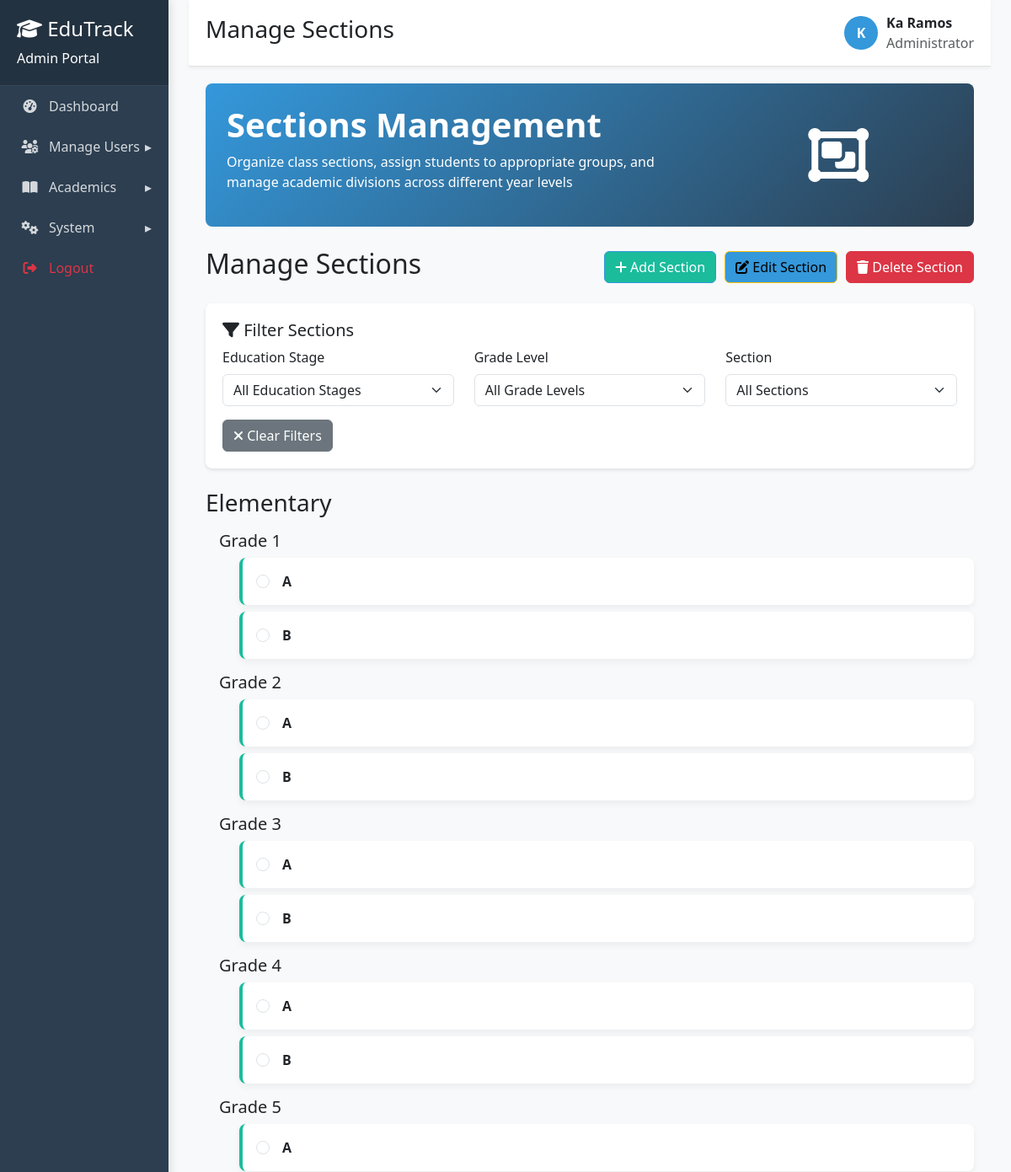
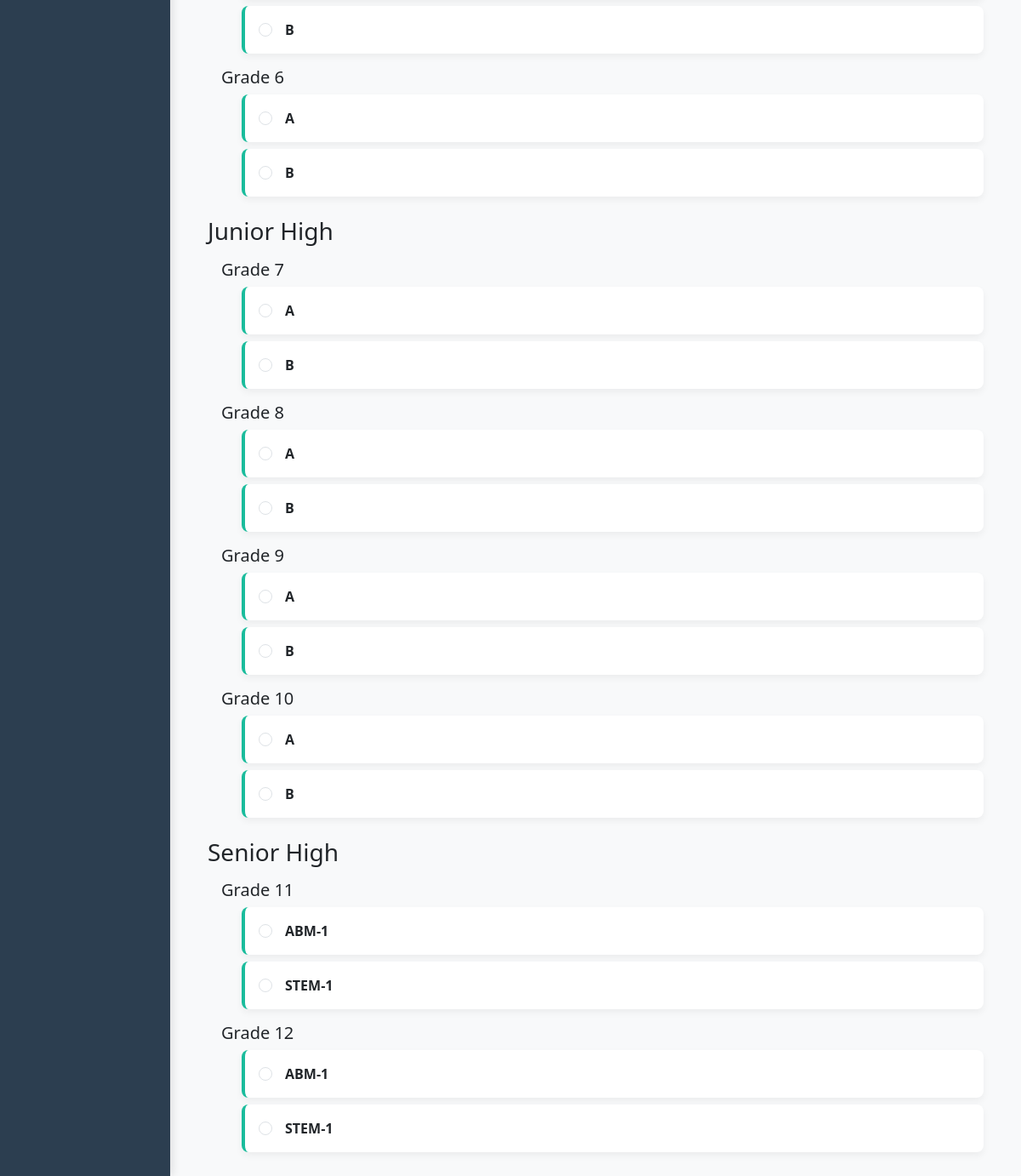
Screenshot of /WEBGRADINGSYSTEMPORTAL-Latest/manage_sections.php (signed in) with the database file from the repository (2 pictures, top to bottom).
### tables this page shows
CREATE TABLE `tbl_accounts` (
  `account_id` int(10) UNSIGNED NOT NULL,
  `username` varchar(80) NOT NULL,
  `password` varchar(255) NOT NULL,
  `role` enum('admin','teacher','student','parent') NOT NULL,
  `first_name` varchar(80) NOT NULL,
  `last_name` varchar(80) NOT NULL,
  `email` varchar(150) DEFAULT NULL,
  `contact_number` varchar(30) DEFAULT NULL,
  `created_at` datetime NOT NULL DEFAULT current_timestamp()
);

CREATE TABLE `tbl_sections` (
  `section_id` int(10) UNSIGNED NOT NULL,
  `year_level_id` int(10) UNSIGNED NOT NULL,
  `strand_id` int(10) UNSIGNED DEFAULT NULL,
  `section_name` varchar(60) NOT NULL
);

CREATE TABLE `tbl_yearlevels` (
  `year_level_id` int(10) UNSIGNED NOT NULL,
  `level_name` varchar(30) NOT NULL,
  `education_stage` enum('Elementary','Junior High','Senior High') NOT NULL
);

### WEBGRADINGSYSTEMPORTAL-Latest/manage_sections.php (the view, shortened to what this page needs)
<?php
require 'db_connect.php';
$adminName = 'Administrator';
$adminInitial = 'A';
try {
    $adminStmt = $conn->prepare("SELECT first_name, last_name, username FROM tbl_accounts WHERE account_id = ?");
    $adminStmt->bind_param("i", $_SESSION['account_id']);
    $adminStmt->execute();
    $adminResult = $adminStmt->get_result();
    $adminData = $adminResult->fetch_assoc();
    if ($adminData) {
        $adminName = $adminData['first_name'] . ' ' . $adminData['last_name'];
        $adminInitial = strtoupper(substr($adminData['first_name'], 0, 1));
    }
} catch (Exception $e) {
}
$sections = [];
$sql = "
    SELECT s.section_id, s.section_name, s.year_level_id, s.strand_id,
           y.level_name, y.education_stage, st.strand_name
    FROM tbl_sections s
    JOIN tbl_yearlevels y ON s.year_level_id = y.year_level_id
    LEFT JOIN tbl_strands st ON s.strand_id = st.strand_id
    ORDER BY y.education_stage, y.year_level_id, st.strand_name, s.section_name
";
$res = $conn->query($sql);
while ($row = $res->fetch_assoc()) {
    $sections[] = $row;
}
?>
<!DOCTYPE html>
<html lang="en">
<head>
    <link rel="stylesheet" href="https://cdn.jsdelivr.net/npm/bootstrap@5.3.0/dist/css/bootstrap.min.css">
    <link rel="stylesheet" href="https://cdnjs.cloudflare.com/ajax/libs/font-awesome/6.4.0/css/all.min.css">
</head>
<body>
    <div class="container-fluid">
        <div class="row">
            <div class="col-md-3 col-lg-2 sidebar">
                <div class="sidebar-header">
                    <h4><i class="fas fa-graduation-cap"></i> EduTrack</h4>
                    <p class="mb-0">Admin Portal</p>
                </div>
<ul class="sidebar-menu">
                    <li><a href="admin_dashboard.php"><i class="fas fa-tachometer-alt"></i><span>Dashboard</span></a></li>
                      <li class="has-submenu">
                        <a href="#"><i class="fas fa-users-cog"></i><span>Manage Users</span></a>
                      </li>
                      <li class="has-submenu">
                        <a href="#"><i class="fas fa-book-open"></i><span>Academics</span></a>
                      </li>
                      <li class="has-submenu">
                        <a href="#"><i class="fas fa-cogs"></i><span>System</span></a>
                      </li>
                      <li><a href="logout.php" class="text-danger" onclick="return confirmLogout()"><i class="fas fa-sign-out-alt"></i><span>Logout</span></a></li>
                    </ul>
            </div>
            <div class="col-md-9 col-lg-10 ml-sm-auto px-4">
                <div class="header">
                    <h3>Manage Sections</h3>
                    <div class="user-info">
    <div class="avatar"><?= $adminInitial ?></div>
    <div>
        <div class="fw-bold"><?= htmlspecialchars($adminName) ?></div>
        <div class="text-muted">Administrator</div>
    </div>
</div>
                </div>
                <div class="main-content">
                    <div class="welcome-section">
                        <div class="row align-items-center">
                            <div class="col-md-8">
                                <h1>Sections Management</h1>
                                <p>Organize class sections, assign students to appropriate groups, and manage academic divisions across different year levels</p>
                            </div>
                            <div class="col-md-4 text-center">
                                <i class="fas fa-object-group fa-4x"></i>
                            </div>
                        </div>
                    </div>
                    <div class="section-actions">
                        <h2>Manage Sections</h2>
                        <div class="action-buttons">
                            <button class="btn btn-primary" data-bs-toggle="modal" data-bs-target="#addSectionModal">
                                <i class="fas fa-plus"></i> Add Section
                            </button>
                            <button class="btn btn-warning" data-bs-toggle="modal" data-bs-target="#editSectionModal">
                                <i class="fas fa-edit"></i> Edit Section
                            </button>
                            <button class="btn btn-danger" data-bs-toggle="modal" data-bs-target="#deleteSectionModal">
                                <i class="fas fa-trash"></i> Delete Section
                            </button>
                        </div>
                    </div>
                    <div class="filters-section">
                        <h5><i class="fas fa-filter"></i> Filter Sections</h5>
                        <div class="row">
                            <div class="col-md-4">
                                <label class="form-label">Education Stage</label>
                                <select id="filter_stage" class="form-select">
                                    <option value="">All Education Stages</option>
                                </select>
                            </div>
                            <div class="col-md-4">
                                <label class="form-label">Grade Level</label>
                                <select id="filter_grade" class="form-select">
                                    <option value="">All Grade Levels</option>
                                </select>
                            </div>
                            <div class="col-md-4">
                                <label class="form-label">Section</label>
                                <select id="filter_section" class="form-select">
                                    <option value="">All Sections</option>
                                </select>
                            </div>
                        </div>
                        <div class="row mt-3">
                            <div class="col-12">
                                <button class="btn btn-secondary" onclick="clearFilters()">
                                    <i class="fas fa-times"></i> Clear Filters
                                </button>
                            </div>
                        </div>
                    </div>
                    <div id="sections-container">
                        <?php
                        $current_stage = "";
                        $current_year = "";
                        foreach ($sections as $sec) {
                            if ($current_stage !== $sec['education_stage']) {
                                if ($current_stage !== "") {
                                    echo "</div></div>";
                                }
                                $current_stage = $sec['education_stage'];
                                echo "<div class='education-stage' data-stage='" . htmlspecialchars($current_stage) . "'>";
                                echo "<h3 class='mt-4'>" . htmlspecialchars($current_stage) . "</h3>";
                                $current_year = "";
                            }
                            if ($current_year !== $sec['level_name']) {
                                if ($current_year !== "") {
                                    echo "</div>";
                                }
                                $current_year = $sec['level_name'];
                                $current_year_id = $sec['year_level_id'];
                                echo "<div class='grade-level ms-3' data-grade='" . $current_year_id . "'>";
                                echo "<h5 class='mt-3'>" . htmlspecialchars($current_year) . "</h5>";
                            }
                            echo "<div class='card p-3 mb-2 ms-4 section-card section-item'
                                        data-section-id='" . $sec['section_id'] . "'
                                        data-stage='" . htmlspecialchars($sec['education_stage']) . "'
                                        data-grade='" . $sec['year_level_id'] . "'>
                                    <div class='section-card-content'>
                                        <div class='section-checkbox'>
                                            <input type='radio' name='selected_section' value='{$sec['section_id']}'
                                                data-name='" . htmlspecialchars($sec['section_name']) . "'
                                                data-year='{$sec['year_level_id']}'
                                                data-strand='{$sec['strand_id']}'
                                                class='form-check-input'>
                                        </div>
                                        <div class='section-details'>
                                            <strong>" . htmlspecialchars($sec['section_name']) . "</strong>";
                            echo "          </div>
                                    </div>
                                  </div>";
                        }
                        if ($current_stage !== "") {
                            echo "</div></div>";
                        }
                        ?>
                    </div>
                </div>
            </div>
        </div>
    </div>
</body>
</html>

### WEBGRADINGSYSTEMPORTAL-Latest/manage_sections.php (style rules this page uses)
.has-submenu > a::after { content: "▸"; float: right; }
:root { --primary: #2c3e50; --secondary: #3498db; --accent: #1abc9c; --light: #ecf0f1; --dark: #34495e; }
body { background-color: #f8f9fa; font-family: 'Segoe UI', Tahoma, Geneva, Verdana, sans-serif; }
.sidebar { background-color: var(--primary); color: white; min-height: 100vh; padding: 0; box-shadow: 3px 0 10px rgba(0,0,0,0.1); }
.sidebar-header { padding: 20px; background-color: rgba(0,0,0,0.2); border-bottom: 1px solid rgba(255,255,255,0.1); }
.sidebar-menu { list-style: none; padding: 0; margin: 0; }
.sidebar-menu li { width: 100%; }
.sidebar-menu a { color: rgba(255,255,255,0.8); text-decoration: none; display: block; padding: 12px 20px; transition: all 0.3s; border-left: 3px solid transparent; }
.sidebar-menu i { width: 25px; text-align: center; margin-right: 10px; }
.main-content { padding: 20px; }
.header { background-color: white; padding: 15px 20px; border-bottom: 1px solid #e0e0e0; display: flex; justify-content: space-between; align-items: center; box-shadow: 0 2px 4px rgba(0,0,0,0.05); }
.user-info { display: flex; align-items: center; }
.user-info .avatar { width: 40px; height: 40px; border-radius: 50%; background-color: var(--secondary); color: white; display: flex; align-items: center; justify-content: center; font-weight: bold; margin-right: 10px; }
.card { border: none; border-radius: 8px; box-shadow: 0 4px 8px rgba(0,0,0,0.05); transition: transform 0.3s, box-shadow 0.3s; margin-bottom: 20px; }
.btn-primary { background-color: #1abc9c; border-color: var(--secondary); }
.btn-warning { background-color: #3498db; }
.section-card { border-left: 4px solid var(--accent); transition: all 0.3s; }
.action-buttons { display: flex; gap: 10px; }
.section-actions { display: flex; justify-content: space-between; align-items: center; margin-bottom: 20px; }
.welcome-section { background: linear-gradient(135deg, var(--secondary), var(--primary)); color: white; border-radius: 8px; padding: 25px; margin-bottom: 25px; }
.welcome-section h1 { font-weight: 700; }
.filters-section { background: white; padding: 20px; border-radius: 8px; box-shadow: 0 2px 4px rgba(0,0,0,0.1); margin-bottom: 20px; }
.section-card-content { display: flex; align-items: center; gap: 15px; }
.section-checkbox { flex-shrink: 0; }
.section-details { flex-grow: 1; }

### rows the page displays
tbl_accounts: first_name "K", adminName "Ka Ramos"
tbl_sections: year_level.education_stage "Elementary", year_level.level_name "Grade 1", section_name "A"
tbl_sections: section_name "B"
tbl_sections: year_level.level_name "Grade 2", section_name "A"
tbl_sections: section_name "B"
tbl_sections: year_level.level_name "Grade 3", section_name "A"
tbl_sections: section_name "B"
tbl_sections: year_level.level_name "Grade 4", section_name "A"
tbl_sections: section_name "B"
tbl_sections: year_level.level_name "Grade 5", section_name "A"
tbl_sections: section_name "B"
tbl_sections: year_level.level_name "Grade 6", section_name "A"
tbl_sections: section_name "B"
tbl_sections: year_level.education_stage "Junior High", year_level.level_name "Grade 7", section_name "A"
tbl_sections: section_name "B"
tbl_sections: year_level.level_name "Grade 8", section_name "A"
tbl_sections: section_name "B"
tbl_sections: year_level.level_name "Grade 9", section_name "A"
tbl_sections: section_name "B"
tbl_sections: year_level.level_name "Grade 10", section_name "A"
tbl_sections: section_name "B"
tbl_sections: year_level.education_stage "Senior High", year_level.level_name "Grade 11", section_name "ABM-1"
tbl_sections: section_name "STEM-1"
tbl_sections: year_level.level_name "Grade 12", section_name "ABM-1"
tbl_sections: section_name "STEM-1"
